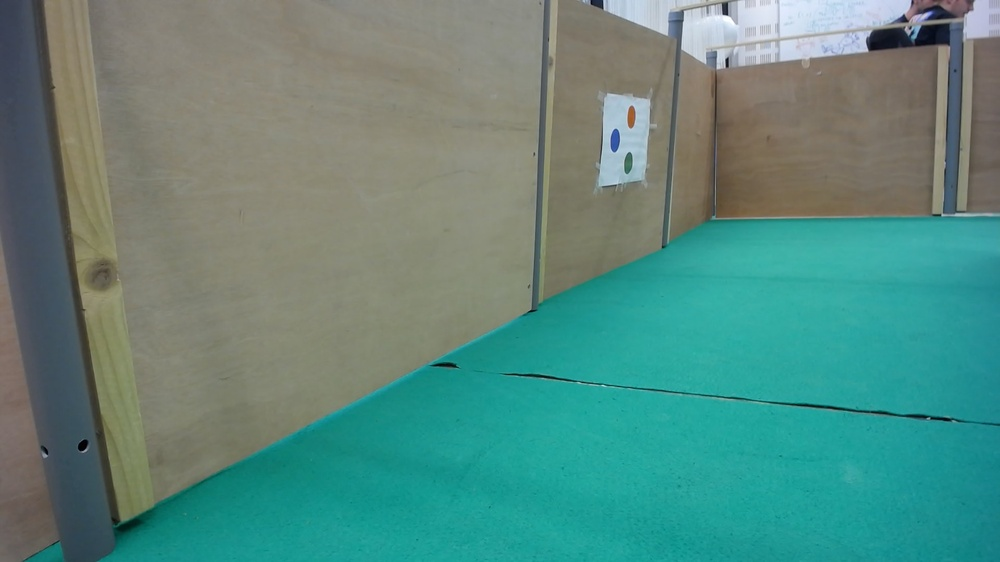
#> input picture straight_line_detection/straight_lines/WIN_20220621_16_20_31_Pro.jpg, 1000 x 562 px, shrunk from 1920 x 1080 before the run, given in place of the camera
$ python linezzzz.py
#> lines starting #> are read from the running program, lines starting #| are printed output that depends on the picture; after the words box and inside, x2 and y2 are one past the last pixel; in counts of white or black regions, pixels touching at a corner belong together
import cv2
import numpy as np

video=cv2.VideoCapture(1,cv2.CAP_DSHOW)

hype = True

while(hype):
    ret,frame=video.read()
#> frame is the input picture: shape (562, 1000, 3); mean B, G, R 126.4, 136.3, 90.1
    img=cv2.cvtColor(frame,cv2.COLOR_BGR2GRAY)
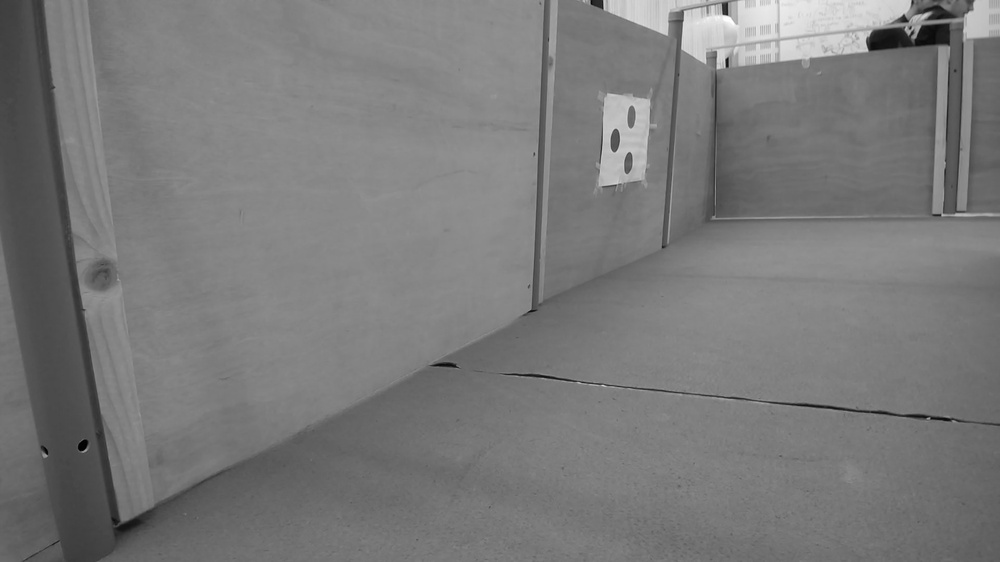
#> img: shape (562, 1000); min 1, max 254, mean 121.4
    # gb = cv2.GaussianBlur(img, (5, 5), 100)

    edge=cv2.Canny(img, 100, 200)
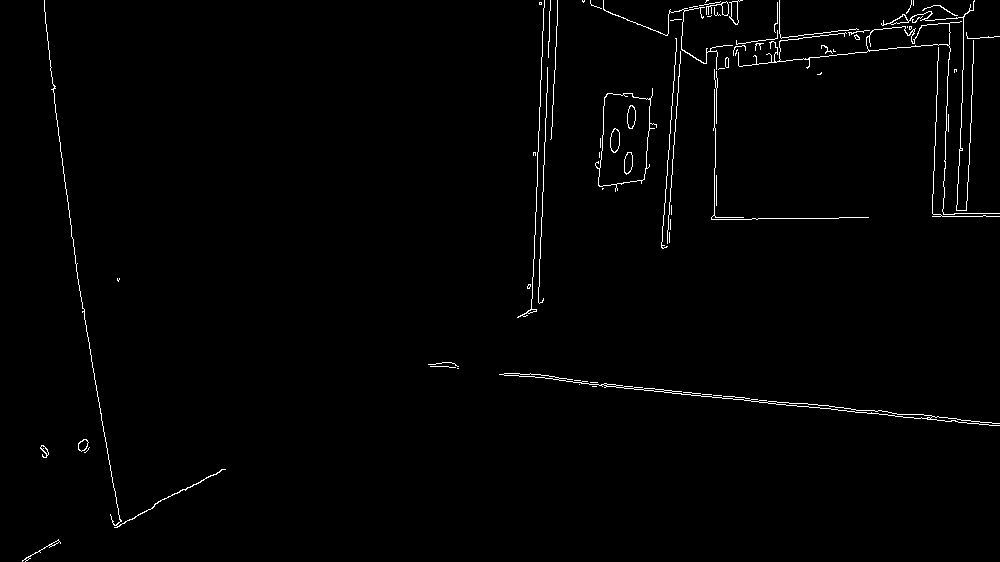
#> edge: shape (562, 1000); 1.2% white in thin lines or dots
    lines=cv2.HoughLinesP(edge,rho=1,theta=1*np.pi/180,threshold=100,minLineLength=100,maxLineGap=50)
#> lines = 19 rows, first 6: [499, 374, 969, 423], [438, 366, 999, 425], [667, 246, 683, 9], [662, 248, 678, 11], [532, 312, 543, 8], [45, 22, 71, 236]
    if lines is not None:
        for i in lines:
            x1,x2,y1,y2=i[0]
            cv2.line(img,(x1,x2), (y1,y2),(0,255,0),3)
#> this loop made 19 passes
#> (x1, x2, y1, y2) on passes 1 to 12: (499, 374, 969, 423), (438, 366, 999, 425), (667, 246, 683, 9), (662, 248, 678, 11), (532, 312, 543, 8), (45, 22, 71, 236), (541, 236, 550, 0), (668, 220, 868, 217), (76, 271, 120, 525), (932, 216, 940, 5), (714, 70, 988, 36), (676, 50, 963, 20)
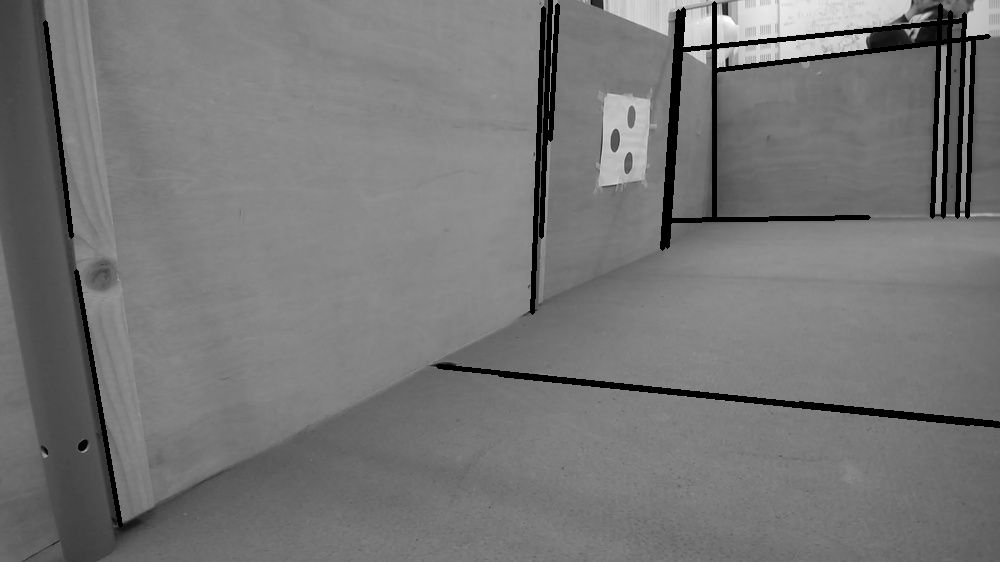
#> img: shape (562, 1000); 3.65% of pixels changed, all inside (x1, y1, x2, y2) = (43, 0, 1000, 528)
    cv2.imshow("window", img)
    key=cv2.waitKey(1)
#> (key Esc is pressed here)
    # if(key==1000):
    #     break
# video.release()
cv2.destroyAllWindows()

$ run again, on straight_line_detection/straight_lines/WIN_20220621_16_20_35_Pro.jpg
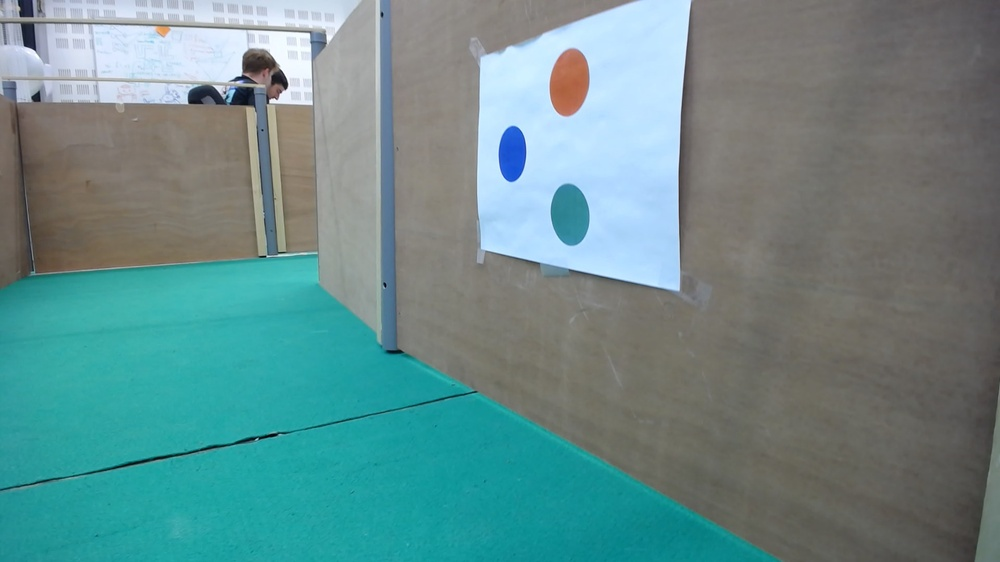
#> input picture straight_line_detection/straight_lines/WIN_20220621_16_20_35_Pro.jpg, 1000 x 562 px, shrunk from 1920 x 1080 before the run, given in place of the camera
#> frame is the input picture: shape (562, 1000, 3); mean B, G, R 140.2, 140.3, 103.7
#> `edge=cv2.Canny(img, 100, 200)`:
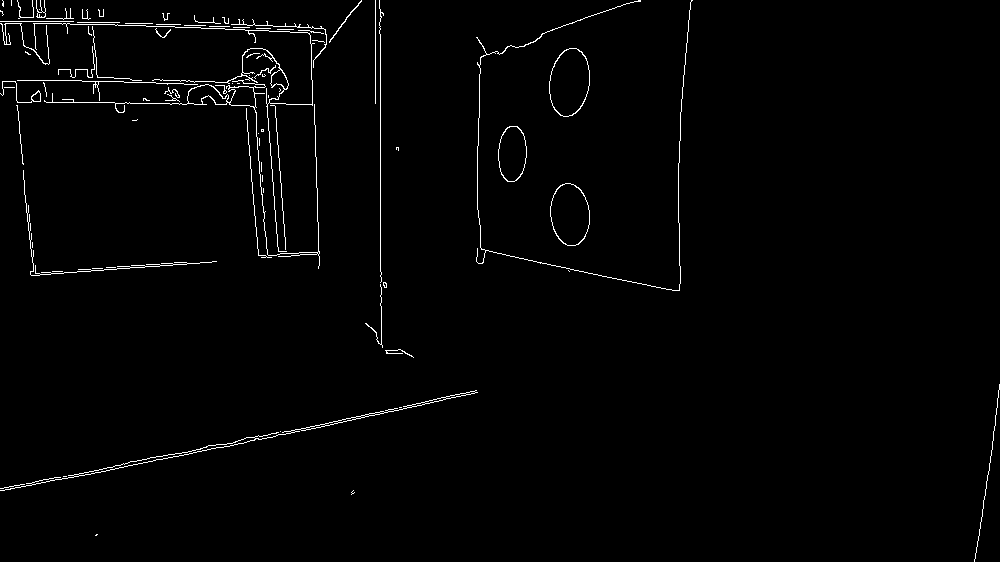
#> edge: shape (562, 1000); 1.4% white in thin lines or dots
#> lines = 22 rows, first 6: [380, 344, 380, 9], [0, 21, 375, 34], [167, 458, 474, 393], [156, 459, 476, 390], [61, 479, 456, 396], [477, 248, 675, 290]
#> the loop `for i in lines:` made 22 passes
#> after the loop `for i in lines:`:
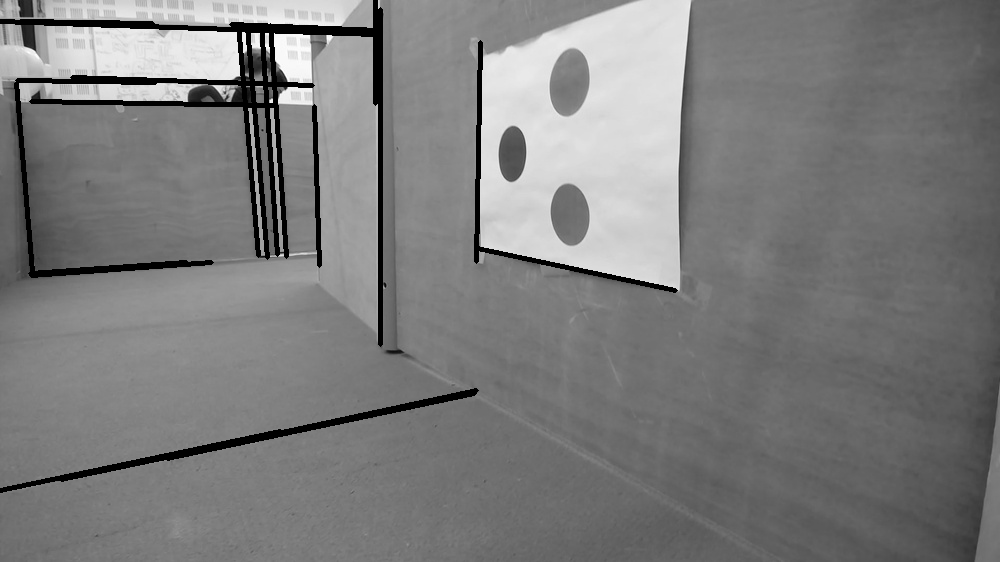
#> img: shape (562, 1000); min 0, max 254, mean 124.2

$ run again, on straight_line_detection/straight_lines/WIN_20220621_16_20_42_Pro.jpg
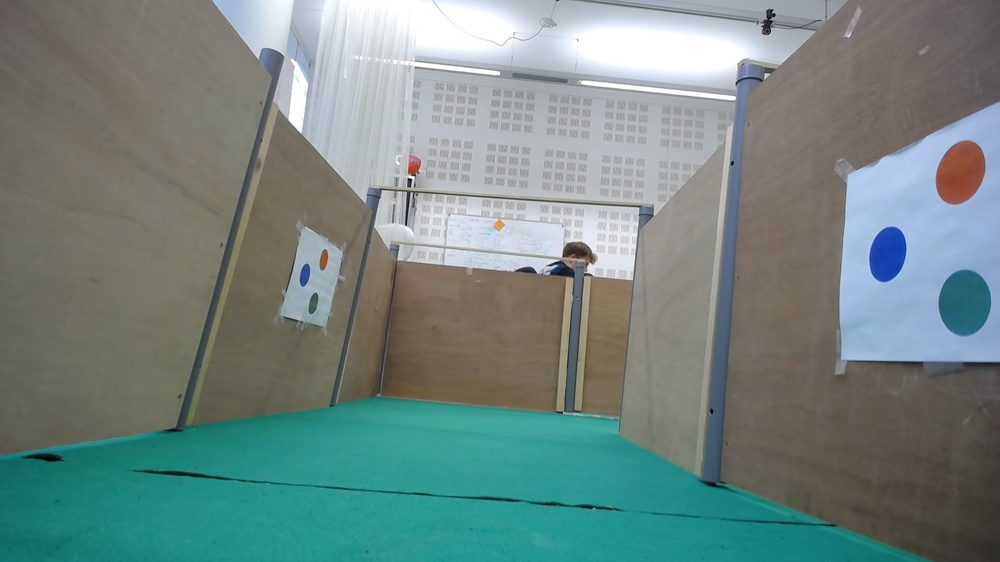
#> input picture straight_line_detection/straight_lines/WIN_20220621_16_20_42_Pro.jpg, 1000 x 562 px, shrunk from 1920 x 1080 before the run, given in place of the camera
#> frame is the input picture: shape (562, 1000, 3); mean B, G, R 130.7, 134.9, 114.9
#> `edge=cv2.Canny(img, 100, 200)`:
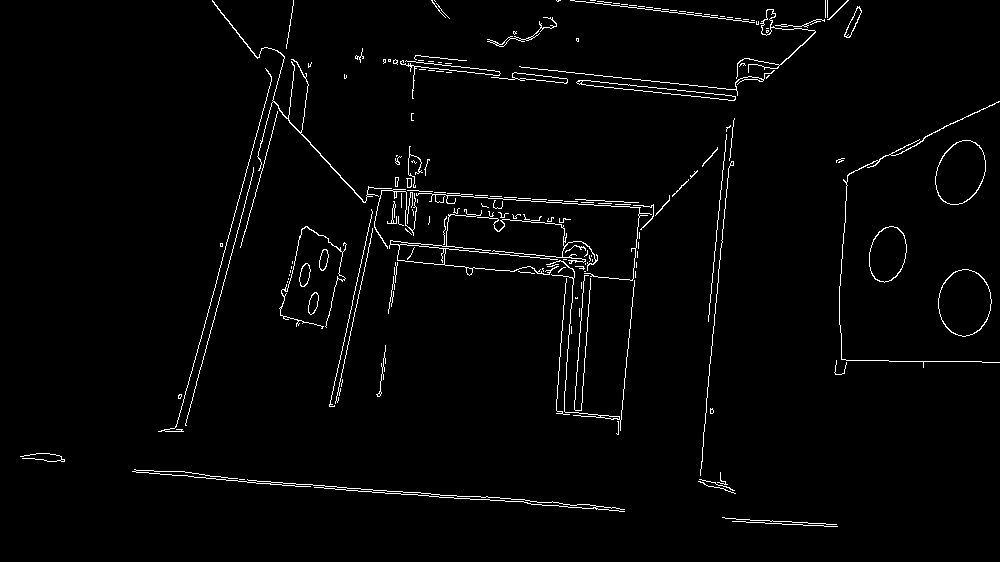
#> edge: shape (562, 1000); 2.1% white in thin lines or dots
#> lines = 31 rows, first 6: [172, 475, 286, 47], [136, 472, 589, 504], [360, 61, 734, 100], [357, 56, 731, 95], [256, 483, 624, 509], [521, 67, 736, 90]
#> the loop `for i in lines:` made 31 passes
#> after the loop `for i in lines:`:
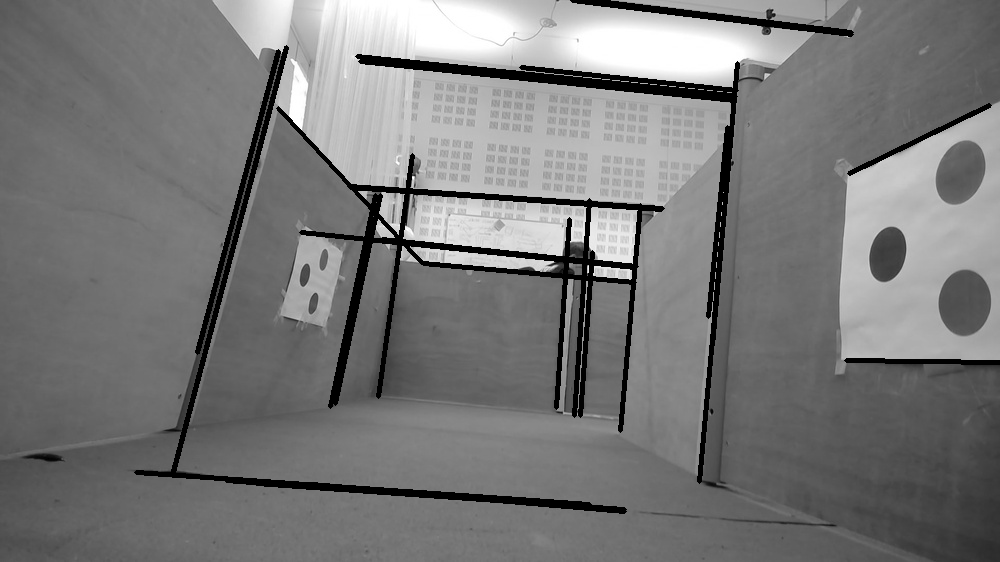
#> img: shape (562, 1000); min 0, max 255, mean 120.9

$ run again, on straight_line_detection/straight_lines/WIN_20220621_16_20_47_Pro.jpg
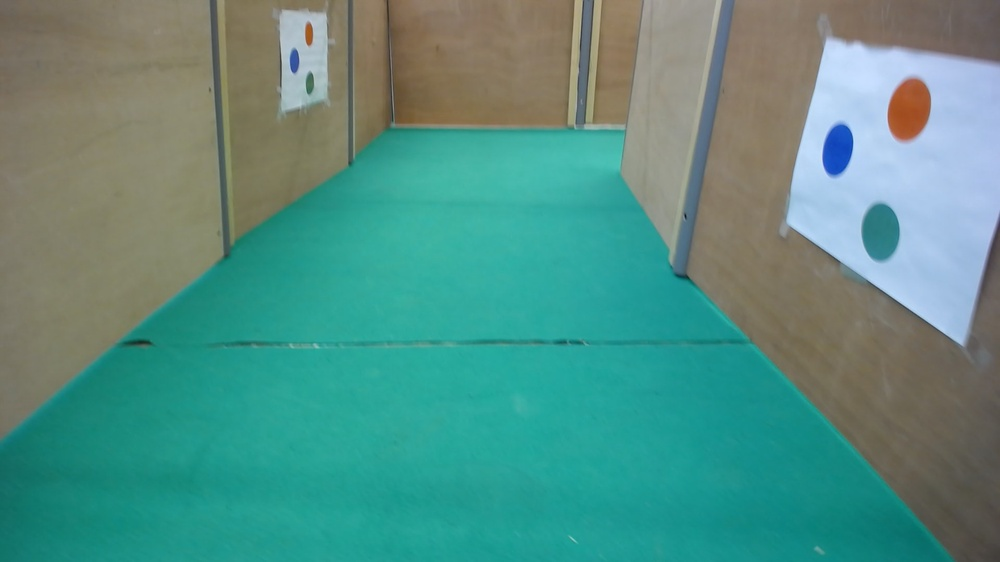
#> input picture straight_line_detection/straight_lines/WIN_20220621_16_20_47_Pro.jpg, 1000 x 562 px, shrunk from 1920 x 1080 before the run, given in place of the camera
#> frame is the input picture: shape (562, 1000, 3); mean B, G, R 132.2, 143.1, 85.6
#> `edge=cv2.Canny(img, 100, 200)`:
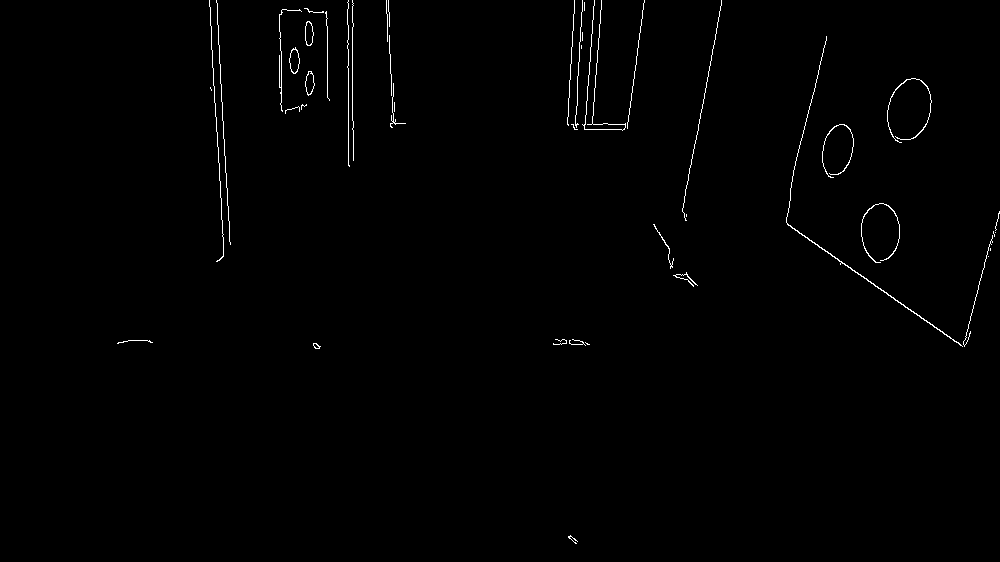
#> edge: shape (562, 1000); 0.71% white in thin lines or dots, all inside (x1, y1, x2, y2) = (117, 0, 1000, 544)
#> lines = [[216, 0, 229, 241], [787, 224, 954, 341], [682, 209, 721, 4], [209, 0, 223, 256], [348, 165, 348, 0], [352, 129, 352, 0], [792, 176, 826, 36], [786, 222, 962, 346], [575, 129, 582, 0], [627, 127, 644, 0], [567, 124, 574, 0]]
#> the loop `for i in lines:` made 11 passes
#> after the loop `for i in lines:`:
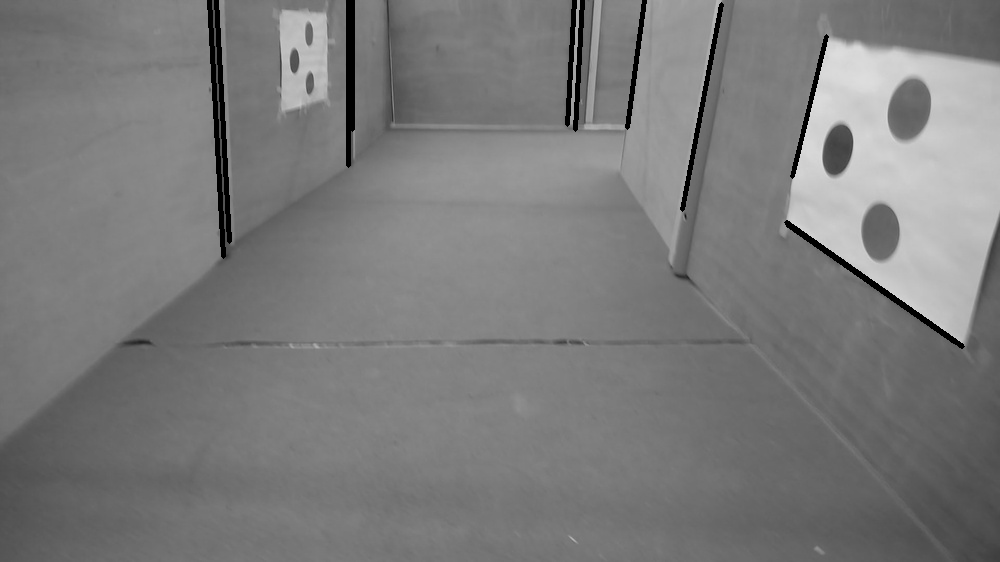
#> img: shape (562, 1000); min 0, max 222, mean 122.7
